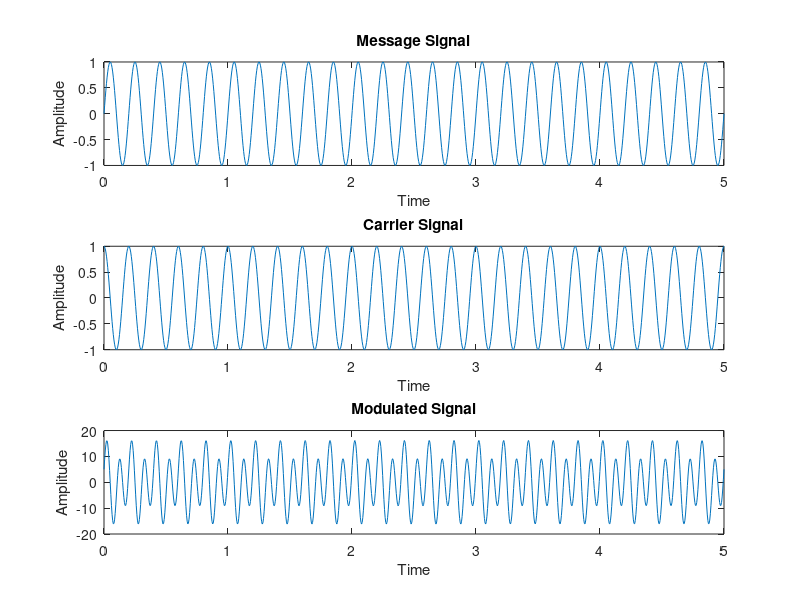

The MATLAB script that drew this image:
clc;clear;
Ac = input('Enter Carrier Signal Amplitude: ');
Am = input('Enter Message Signal Amplitude: ');
fc = input('Enter Carrier Frequency: ');
fm = input('Enter Message Frequency: ');
m = input('Enter Modulation Frequency: ');
t = input('Enter Time Period: ');

t1 = linspace(0,t,1000);

y1 = sin(2*pi*fm*t1);%message signal
y2 = cos(2*pi*fc*t1);%carrier signal

eq = (1+m.*y1).*(Ac.*y2);

figure('name','Question 4','numbertitle','off');

subplot(3,1,1)
plot(t1,y1);
xlabel('Time');
ylabel('Amplitude');
title('Message Signal');
subplot(3,1,2)
plot(t1,y2);
xlabel('Time');
ylabel('Amplitude');
title('Carrier Signal');
subplot(3,1,3)
plot(t1,eq);
xlabel('Time');
ylabel('Amplitude');
title('Modulated Signal');
